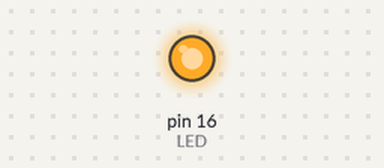
Bench run of a sketch on a simulated Arduino Uno, built with avr-gcc and run on an emulated ATmega328P. On the bench: output pins drawn as LEDs (lit = HIGH).

Above: at 0.1 s.
Timing chart, 0 to 1.6 s (numbered marks = the images above):
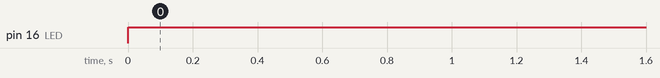

Measured:
- by itself, pin 16 (LED): LOW → HIGH at 0.00 s

The sketch:

irsensoreg.ino
```cpp
int LED = 16; // Use the onboard Uno LED
int obstaclePin = 5;  // This is our input pin
void setup() {
  pinMode(LED, OUTPUT);
  pinMode(obstaclePin, INPUT);
  Serial.begin(9600);
}
void loop() {

  if (obstaclePin==LOW) //LOW means something is ahead, so illuminates the 13th Port connected LED
  {

    digitalWrite(LED, LOW);//Illuminates the 13th Port LED
  }
  else
  {

    digitalWrite(LED, HIGH);
  }

  delay(200);

}
```
